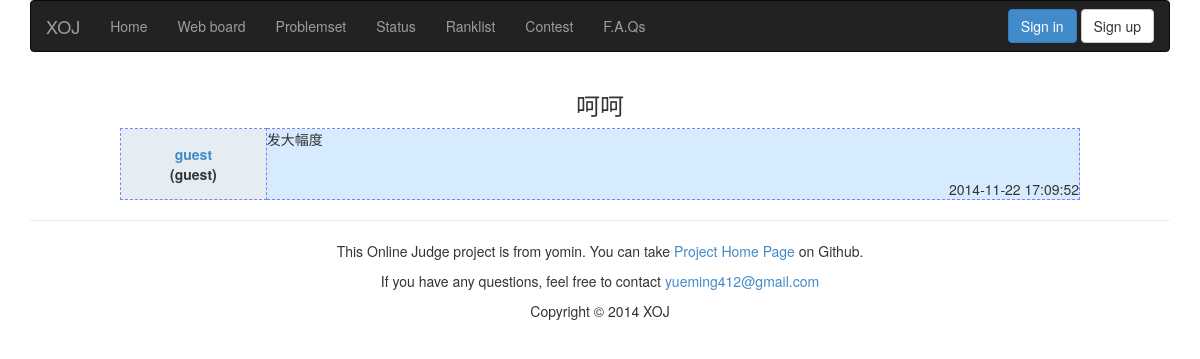
The page /comment/1/ on the database as committed earlier.
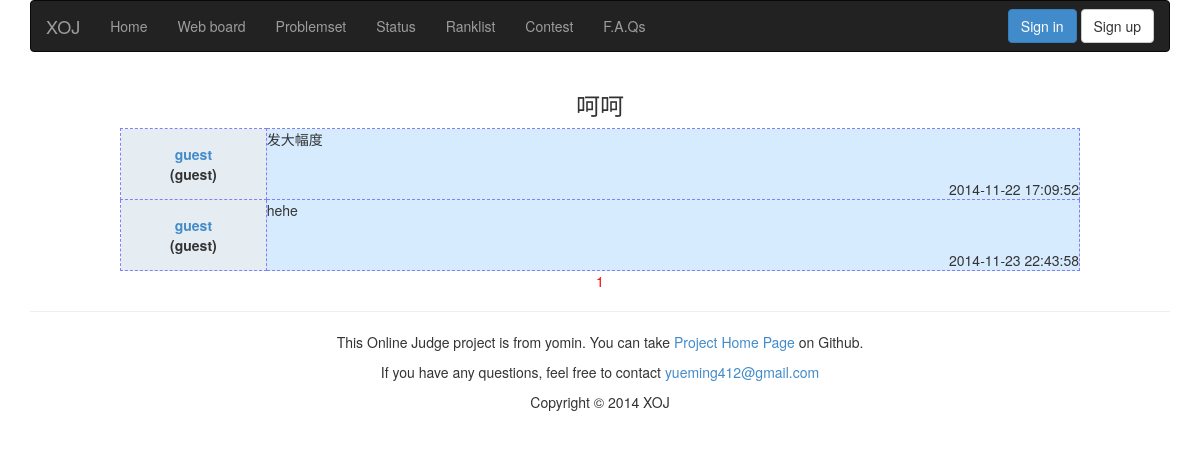
The same page on the database as committed later.
### appfile/models.py (models this page shows, shortened)
class Comment(db.Model):
    tid = db.Column(db.Integer, primary_key = True)
    pid = db.Column(db.Integer)
    userid = db.Column(db.String(22))
    nickname = db.Column(db.String(22))
    title = db.Column(db.String(32))
    content = db.Column(db.Text)
    post_time = db.Column(db.String(19))
    last_reply = db.Column(db.String(19))
    re = db.Column(db.Integer, default = 0)
    replys = db.relationship('Reply', backref = db.backref('comment'))

class Reply(db.Model):
    rid = db.Column(db.Integer, primary_key = True)
    tid = db.Column(db.Integer, db.ForeignKey('comment.tid', ondelete = 'CASCADE'))
    userid = db.Column(db.String(22))
    nickname = db.Column(db.String(22))
    content = db.Column(db.Text)
    post_time = db.Column(db.String(19))

### appfile/views.py (the view, shortened to what this page needs)
@app.route('/comment/<int:tid>/',methods = ['GET','POST'])
def show_comment(tid):
    form = ReplyForm()
    if request.method == 'GET':
        page = request.args.get('page')
        if not page:
            page = 1
        else:
            page = int(page)
        if page == 1:
            comment = Comment.query.get(tid)
        else:
            comment = None
        title = Comment.query.get(tid).title
        reply_list = Reply.query.filter_by(tid = tid).order_by(Reply.tid).paginate(page, MAX_REPLY_NUM_ONE_PAGE,False)
        return render_template('showcomment.html', tid = tid, title = title, comment = comment, page = page,reply_list = reply_list, form = form)

### appfile/views.py (called while the page is built)
@app.before_request
def before_request():
    g.user = current_user
    if g.user.is_authenticated():
        g.url = url_for('userinfo',userid = g.user.userid)

### appfile/templates/showcomment.html (shortened to what this page needs)
{% extends "base.html" %}
{% block content %}
<h3 class="center">{{ title }}</h3>
<table class="reply">
    {% if page == 1 %}
        <tr>
            <td class="userinfo">
                <a href={{ url_for('userinfo', userid = comment.userid) }}> {{ comment.userid }} </a><br />
                ({{ comment.nickname }})
            </td>
            <td class="content">
                {{ comment.content }}
                <div class="tip">
                    {{ comment.post_time }}
                </div>
            </td>
        </tr>
    {% endif %}
    {% for reply in reply_list.items %}
        <tr>
            <td class="userinfo">
                <a href={{ url_for('userinfo', userid = reply.userid) }}> {{ reply.userid }} </a><br />
                ({{ reply.nickname }})
            </td>
            <td class="content">
                {{ reply.content }}
                <div class="tip">
                    {{ reply.post_time }}
                </div>
            </td>
        </tr>
    {% endfor %}
</table>
<div class="center">
    {% for i in reply_list.iter_pages() %}
        {% if page == i %}
            <span class="red"> {{ i }} </span>
        {% else %}
            <a href={{ url_for('show_comment', tid = tid, page = i) }}> {{ i }} </a>
        {% endif %}
    {% endfor %}
</div>
{% endblock %}

### appfile/templates/base.html (shortened to what this page needs)
<!DOCTYPE html>
<html lang="zh-cn">
    <head>
        <link rel="stylesheet" type="text/css" href={{ url_for('static', filename='css/bootstrap.min.css') }}>
        <link rel="stylesheet" type="text/css" href={{ url_for('static', filename='css/style.css') }}>
    </head>
    <body>
        <div class="container">
            <nav class="navbar navbar-inverse" role="navigation">
                <div class="navbar-header">
                    <a class="navbar-brand" href={{ url_for('index')}}>XOJ</a>
                </div>
                <div class="collapse navbar-collapse" id="bs-example-navbar-collapse-1">
                    <ul class="nav navbar-nav">
                        <li><a href="/">Home</a></li>
                        <li><a href="/discuss/">Web board</a></li>
                        <li><a href="/problemset/">Problemset</a></li>
                        <li><a href="/status/">Status</a></li>
                        <li><a href="/ranklist/">Ranklist</a></li>
                        <li><a href="/">Contest</a></li>
                        <li><a href="/FAQ/">F.A.Qs</a></li>
                    </ul>
                    {% if g.user.is_authenticated() %}
                        <ul class="nav navbar-nav navbar-right">
                            <li><a href={{ g.url }}>{{ g.user.userid }}</a></li>
                            {% if g.user.is_admin %}
                                <li><a href="/admin/">Admin</a></li>
                            {% endif %}
                            <li><a href="/logout/">Logout</a></li>
                        </ul>
                    {% else %}
                    <div class="navbar-form navbar-right">
                            <a href="/login/" class="btn btn-primary">Sign in</a>
                            <a href="/register/" class="btn btn-default">Sign up</a>
                    </div>
                    {% endif %}
                </div>
            </nav>
        </div>
        {% block content %}
        {% endblock %}
        <div class="container">
            <footer>
                <hr>
                <p class="text-center">
                    This Online Judge project is from yomin. You can take
                    <a href="http://github/Rominyue">Project Home Page</a>
                    on Github.
                </p>
                <p class="text-center">
                    If you have any questions, feel free to contact
                    <a href="mailto:someone@example.com">yueming412@gmail.com</a>
                </p>
                <p class="text-center">Copyright © 2014 XOJ</p>
            </footer>
        </div>
    </body>
</html>

### appfile/static/css/style.css (style rules this page uses)
.center { text-align: center; }
.userinfo { font-weight: bold; width: 133px; text-align: center; border: 1px dashed #8080FF; height: 44px; padding-top: 0px; background-color: #E5EDF2; }
.reply { width: 80%; margin: 0 auto; word-wrap: break-word; word-break: break-all; }
.content { width: 742px; vertical-align: top; border: 1px dashed #8080FF; background-color: #D7EBFF; }
.tip { text-align: right; margin-top: 30px; }
a:link { text-decoration: none; }
.red { color: red; }

Rows that differ between the two databases and show on the page:
added Reply: userid "guest", nickname "guest", content "hehe", post_time "2014-11-23 22:43:58"
Other text that changed with them:
new list line: "1"
